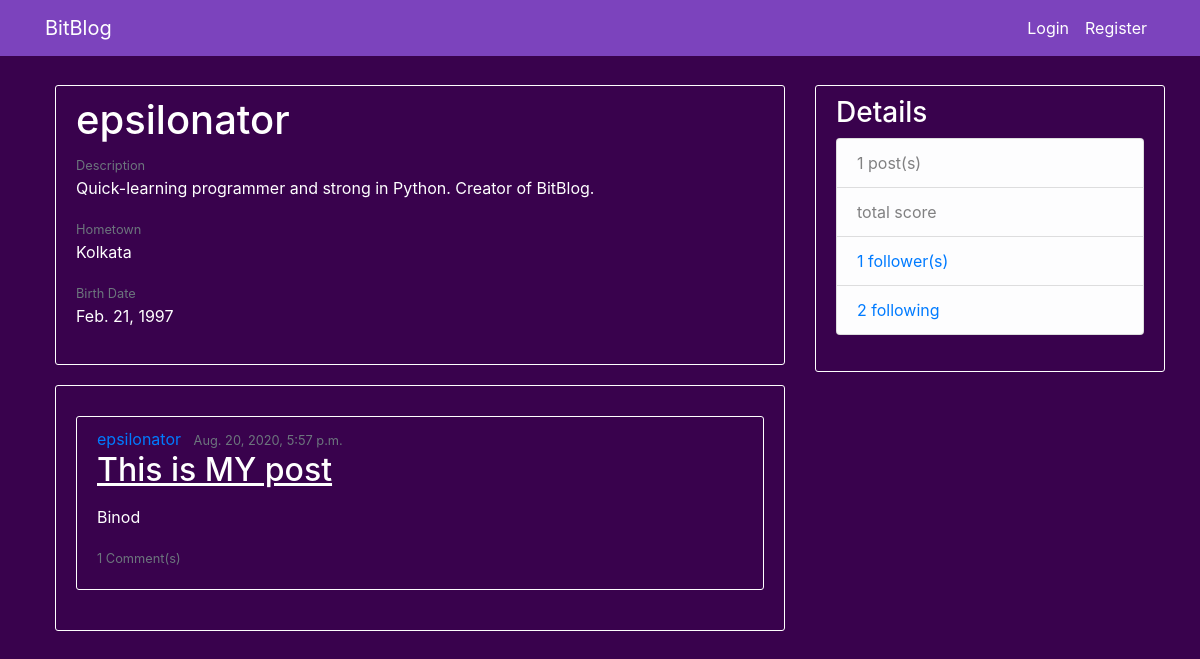
The app's page /profile/epsilonator/, older data.
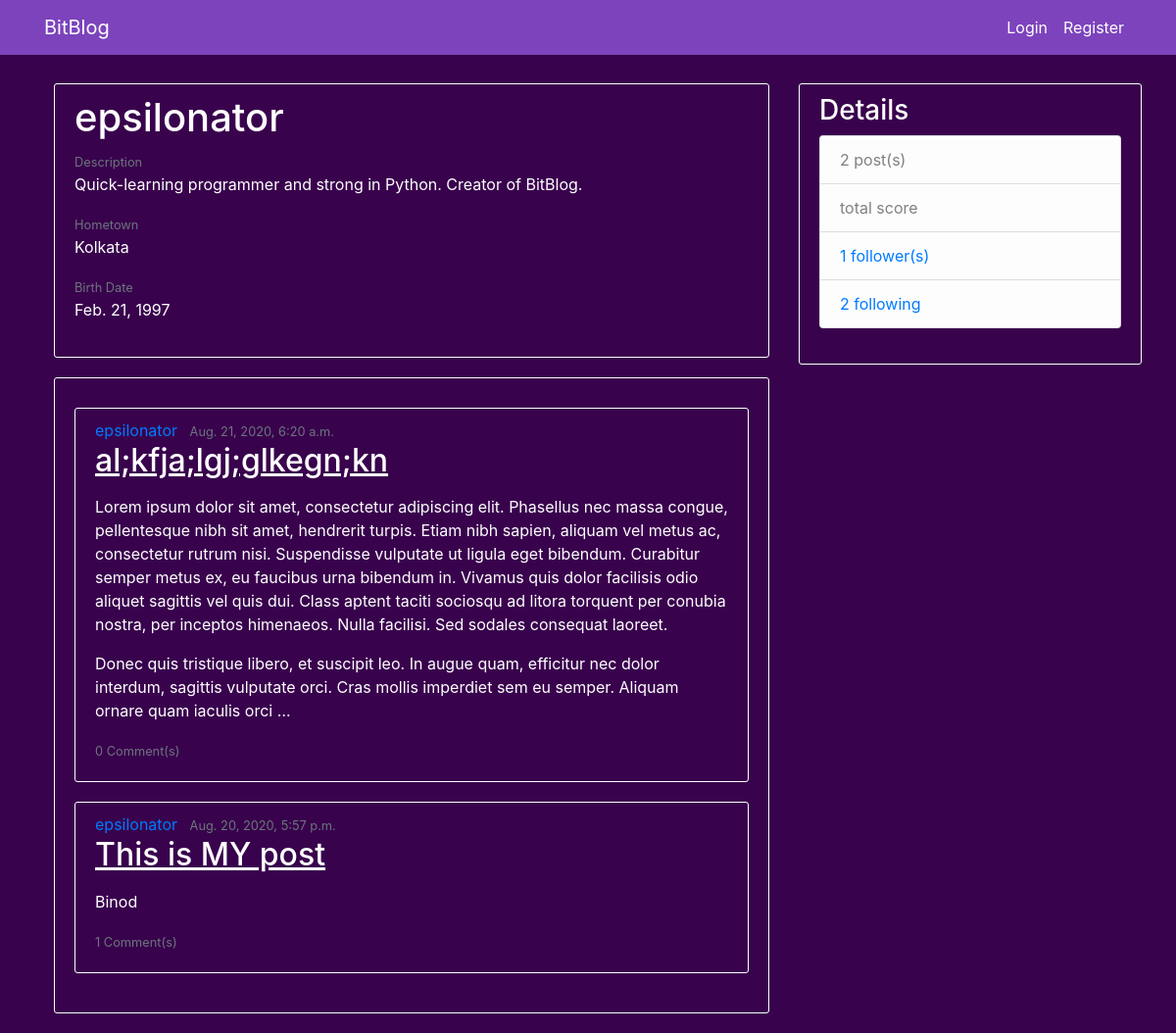
The same page, newer data.
### blog/models.py (models this page shows, shortened)
class BlogPost(models.Model):
	title = models.CharField(max_length = 50)
	content = models.TextField()
	post_date = models.DateTimeField(default = timezone.now)
	author = models.ForeignKey(User, on_delete = models.CASCADE)
	votes = models.IntegerField(default = 0)

class BlogUser(models.Model):
	user = models.OneToOneField(User, on_delete = models.CASCADE)
	desc = models.TextField(max_length = 250, default = "No description")
	hometown = models.CharField(max_length = 200, default = "Not specified")
	birth_date = models.DateField(null = True, blank = True)

### blog/views.py (the view)
# urls.py: path('profile/<str:username>/', views.profile, name = 'profile'),
def profile(request, username):
	user = User.objects.filter(username = username).first()
	current_user = request.user
	following = None
	if current_user.is_authenticated:
		rel_follow = Following.objects.filter(followed = user, follower = current_user).first()
		if rel_follow:
			following = True
		else:
			following = False
	if not user:
		return render(request, 'blog/notfound404.html')
	posts = user.blogpost_set.order_by('-post_date')
	return render(request, 'blog/profile.html', context = {
		'profile_user' : user,
		'posts' : posts,
		'following' : following
	})

### blog/templates/blog/profile.html (shortened to what this page needs)
{% extends 'blog/base.html' %}
{% load crispy_forms_tags %}
{% block content %}
	<div class="content-section">
		<h1>{{ profile_user.username }}</h1>
		<small class="text-muted">Description</small>
		<p class="article-content">{{ profile_user.bloguser.desc }}</p>
		<small class="text-muted">Hometown</small>
		<p class="article-content">{{ profile_user.bloguser.hometown }}</p>
		{% if profile_user.bloguser.birth_date %}
			<small class="text-muted">Birth Date</small>
			<p class="article-content">{{ profile_user.bloguser.birth_date }}</p>
		{% endif %}
	</div>
	{% if posts %}
	<div class="content-section">
		{% for post in posts %}
			<article class="media content-section">
				<div class="media-body">
					<div class="article-metadata">
						<a class="mr-2" href="{% url 'profile' post.author.username %}">{{ post.author }}</a>
						<small class="text-muted">{{ post.post_date }}</small>
					</div>
					<h2><a class="article-title" href="{% url 'post' post.id %}">{{ post.title }}</a></h2>
					<p class="article-content">{{ post.content | linebreaks | truncatewords:"100" }}</p>
					<small class="text-muted">{{ post.blogcomment_set.count }} Comment(s)</small>
				</div>
			</article>
		{% endfor %}
	</div>
	{% endif %}
{% endblock %}
{% block sidebar %}
	<div class="content-section">
    	<h3>Details</h3>
    	<ul class="list-group">
        	<li class="list-group-item list-group-item-light">{{ profile_user.blogpost_set.count }} post(s)</li>
        	<li class="list-group-item list-group-item-light">{{ profile_user.score }} total score</li>
        	<li class="list-group-item list-group-item-light"><a href="{% url 'show-followers' profile_user.username %}">{{ profile_user.followers.count }} follower(s)</a></li>
        	<li class="list-group-item list-group-item-light"><a href="{% url 'show-following' profile_user.username %}">{{ profile_user.following.count }} following</a></li>
      	</ul>
  	</div>
{% endblock %}

Row changes from the older to the newer data that the page shows:
added BlogPost: author "epsilonator", post_date "Aug. 21, 2020, 6:20 a.m.", title "al;kfja;lgj;glkegn;kn", content "Lorem ipsum dolor sit amet, consectetur adipiscing elit. Phasellus nec massa congue, pellentesque nibh sit amet, hendrerit turpis. Etiam nibh sapien, aliquam vel metus ac, consectetur rutrum nisi. Suspendisse vulputate ut ligula eget bibendum. Curabitur semper metus ex, eu faucibus urna bibendum in. Vivamus quis dolor facilisis odio aliquet sagittis vel quis dui. Class aptent taciti sociosqu ad litora torquent per conubia nostra, per inceptos himenaeos. Nulla facilisi. Sed sodales consequat laoreet. Donec quis tristique libero, et suscipit leo. In augue quam, efficitur nec dolor interdum, sagittis vulputate orci. Cras mollis imperdiet sem eu semper. Aliquam ornare quam iaculis orci …", blogcomment_set.count "0"
Text that changed along with them:
{{ profile_user.blogpost_set.count }}: "1" → "2"
